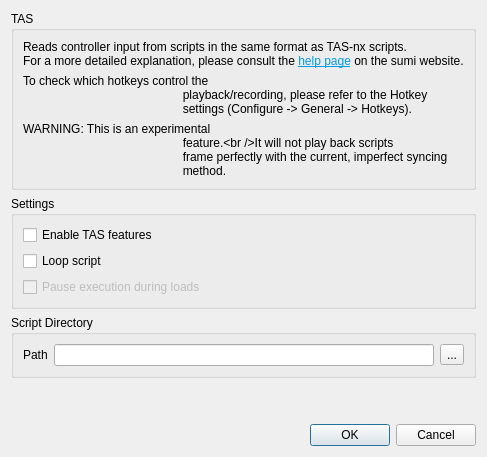
<?xml version="1.0" encoding="UTF-8"?>
<ui version="4.0">
    <class>ConfigureTas</class>
    <widget class="QDialog" name="ConfigureTas">
        <layout class="QVBoxLayout" name="verticalLayout_1">
            <item>
                <layout class="QHBoxLayout" name="horizontalLayout_1">
                    <item>
                        <widget class="QGroupBox" name="groupBox_1">
                            <property name="title">
                                <string>TAS</string>
                            </property>
                            <layout class="QGridLayout" name="gridLayout_1">
                                <item row="0" column="0" colspan="4">
                                    <widget class="QLabel" name="label_1">
                                        <property name="text">
                                            <string>&lt;html&gt;&lt;head/&gt;&lt;body&gt;&lt;p&gt;Reads
                                                controller input from scripts in the same format as
                                                TAS-nx scripts.&lt;br/&gt;For a more detailed
                                                explanation, please consult the &lt;a
                                                href=&quot;https://sumi-emu.org/help/feature/tas/&quot;&gt;&lt;span
                                                style=&quot; text-decoration: underline;
                                                color:#039be5;&quot;&gt;help
                                                page&lt;/span&gt;&lt;/a&gt; on the sumi
                                                website.&lt;/p&gt;&lt;/body&gt;&lt;/html&gt;</string>
                                        </property>
                                        <property name="openExternalLinks">
                                            <bool>true</bool>
                                        </property>
                                    </widget>
                                </item>
                                <item row="1" column="0" colspan="4">
                                    <widget class="QLabel" name="label_2">
                                        <property name="text">
                                            <string>To check which hotkeys control the
                                                playback/recording, please refer to the Hotkey
                                                settings (Configure -&gt; General -&gt; Hotkeys).</string>
                                        </property>
                                        <property name="wordWrap">
                                            <bool>true</bool>
                                        </property>
                                    </widget>
                                </item>
                                <item row="2" column="0" colspan="4">
                                    <widget class="QLabel" name="label_3">
                                        <property name="text">
                                            <string>WARNING: This is an experimental
                                                feature.&lt;br/&gt;It will not play back scripts
                                                frame perfectly with the current, imperfect syncing
                                                method.</string>
                                        </property>
                                        <property name="wordWrap">
                                            <bool>true</bool>
                                        </property>
                                    </widget>
                                </item>
                            </layout>
                        </widget>
                    </item>
                </layout>
            </item>
            <item>
                <layout class="QHBoxLayout" name="horizontalLayout_2">
                    <item>
                        <widget class="QGroupBox" name="groupBox_2">
                            <property name="title">
                                <string>Settings</string>
                            </property>
                            <layout class="QGridLayout" name="gridLayout_2">
                                <item row="0" column="0" colspan="4">
                                    <widget class="QCheckBox" name="tas_enable">
                                        <property name="text">
                                            <string>Enable TAS features</string>
                                        </property>
                                    </widget>
                                </item>
                                <item row="1" column="0" colspan="4">
                                    <widget class="QCheckBox" name="tas_loop_script">
                                        <property name="text">
                                            <string>Loop script</string>
                                        </property>
                                    </widget>
                                </item>
                                <item row="2" column="0" colspan="4">
                                    <widget class="QCheckBox" name="tas_pause_on_load">
                                        <property name="enabled">
                                            <bool>false</bool>
                                        </property>
                                        <property name="text">
                                            <string>Pause execution during loads</string>
                                        </property>
                                    </widget>
                                </item>
                            </layout>
                        </widget>
                    </item>
                </layout>
            </item>
            <item>
                <layout class="QHBoxLayout" name="horizontalLayout_3">
                    <item>
                        <widget class="QGroupBox" name="groupBox_3">
                            <property name="title">
                                <string>Script Directory</string>
                            </property>
                            <layout class="QGridLayout" name="gridLayout_3">
                                <item row="0" column="0">
                                    <widget class="QLabel" name="label_4">
                                        <property name="text">
                                            <string>Path</string>
                                        </property>
                                    </widget>
                                </item>
                                <item row="0" column="3">
                                    <widget class="QToolButton" name="tas_path_button">
                                        <property name="text">
                                            <string>...</string>
                                        </property>
                                    </widget>
                                </item>
                                <item row="0" column="2">
                                    <widget class="QLineEdit" name="tas_path_edit" />
                                </item>
                            </layout>
                        </widget>
                    </item>
                </layout>
            </item>
            <item>
                <spacer name="verticalSpacer">
                    <property name="orientation">
                        <enum>Qt::Vertical</enum>
                    </property>
                    <property name="sizeHint" stdset="0">
                        <size>
                            <width>20</width>
                            <height>40</height>
                        </size>
                    </property>
                </spacer>
            </item>
            <item>
                <widget class="QDialogButtonBox" name="buttonBox">
                    <property name="sizePolicy">
                        <sizepolicy hsizetype="Preferred" vsizetype="Preferred">
                            <horstretch>0</horstretch>
                            <verstretch>0</verstretch>
                        </sizepolicy>
                    </property>
                    <property name="orientation">
                        <enum>Qt::Horizontal</enum>
                    </property>
                    <property name="standardButtons">
                        <set>QDialogButtonBox::Cancel|QDialogButtonBox::Ok</set>
                    </property>
                </widget>
            </item>
        </layout>
    </widget>
    <resources />
    <connections>
        <connection>
            <sender>buttonBox</sender>
            <signal>accepted()</signal>
            <receiver>ConfigureTas</receiver>
            <slot>accept()</slot>
            <hints>
                <hint type="sourcelabel">
                    <x>20</x>
                    <y>20</y>
                </hint>
                <hint type="destinationlabel">
                    <x>20</x>
                    <y>20</y>
                </hint>
            </hints>
        </connection>
        <connection>
            <sender>buttonBox</sender>
            <signal>rejected()</signal>
            <receiver>ConfigureTas</receiver>
            <slot>reject()</slot>
            <hints>
                <hint type="sourcelabel">
                    <x>20</x>
                    <y>20</y>
                </hint>
                <hint type="destinationlabel">
                    <x>20</x>
                    <y>20</y>
                </hint>
            </hints>
        </connection>
    </connections>
</ui>
